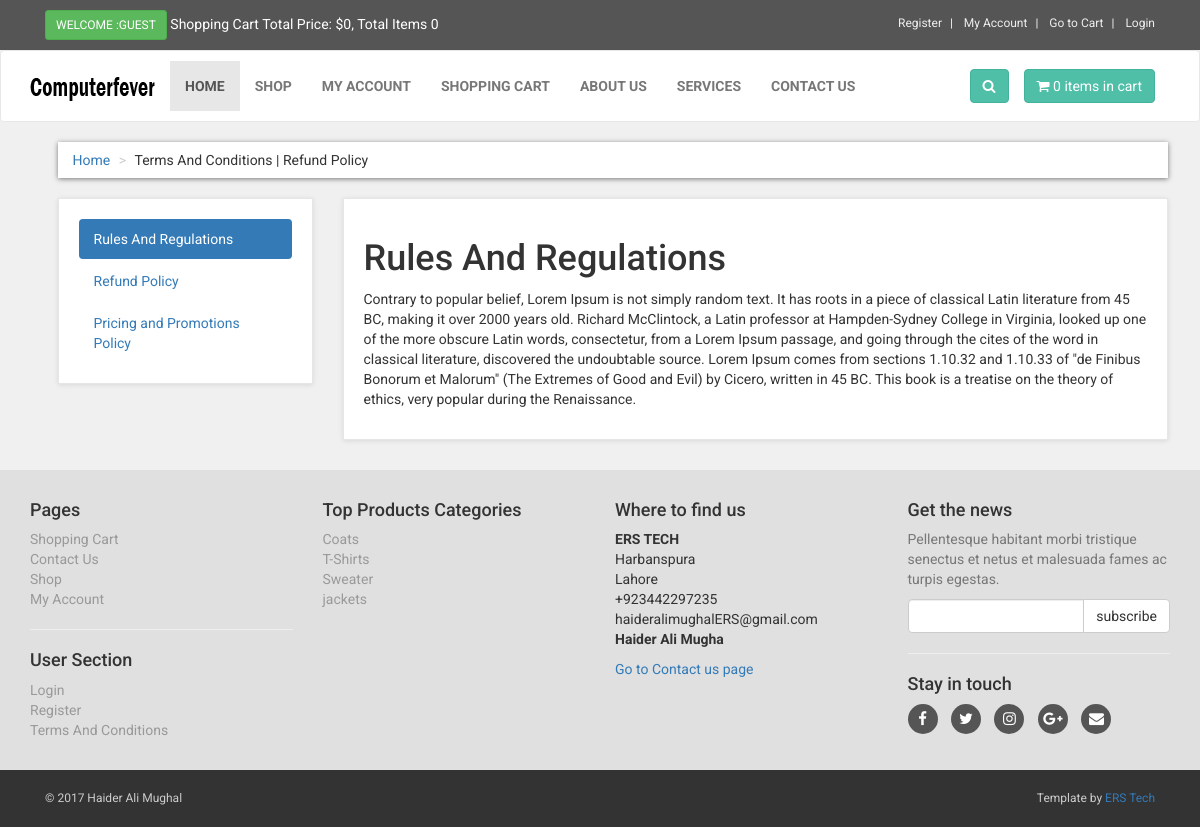
Page /terms.php on the committed database.
### tables this page shows
CREATE TABLE IF NOT EXISTS `terms` (
  `term_id` int(10) NOT NULL,
  `term_title` varchar(100) NOT NULL,
  `term_link` varchar(100) NOT NULL,
  `term_desc` text NOT NULL
);

CREATE TABLE IF NOT EXISTS `product_categories` (
  `p_cat_id` int(10) NOT NULL,
  `p_cat_title` text NOT NULL,
  `p_cat_top` text NOT NULL,
  `p_cat_image` text NOT NULL
);

### terms.php (the view, shortened to what this page needs)
<?php
include("includes/db.php");
include("functions/functions.php");
?>
<!DOCTYPE html>
<html>
<head>
<link href="styles/bootstrap.min.css" rel="stylesheet">
<link href="styles/style.css" rel="stylesheet">
<link href="font-awesome/css/font-awesome.min.css" rel="stylesheet">
</head>
<body>
<div id="top">
<div class="container">
<div class="col-md-6 offer">
<a href="#" class="btn btn-success btn-sm" >
<?php
if(!isset($_SESSION['customer_email'])){
echo "Welcome :Guest";
}else{
echo "Welcome : " . $_SESSION['customer_email'] . "";
}
?>
</a>
<a href="#">
Shopping Cart Total Price: <?php total_price(); ?>, Total Items <?php items(); ?>
</a>
</div>
<div class="col-md-6">
<ul class="menu">
<li>
<a href="customer_register.php">
Register
</a>
</li>
<li>
<?php
if(!isset($_SESSION['customer_email'])){
echo "<a href='checkout.php' >My Account</a>";
}
else{
echo "<a href='customer/my_account.php?my_orders'>My Account</a>";
}
?>
</li>
<li>
<a href="cart.php">
Go to Cart
</a>
</li>
<li>
<?php
if(!isset($_SESSION['customer_email'])){
echo "<a href='checkout.php'> Login </a>";
}else {
echo "<a href='logout.php'> Logout </a>";
}
?>
</li>
</ul>
</div>
</div>
</div>
<div class="navbar navbar-default" id="navbar">
<div class="container" >
<div class="navbar-header">
<a class="navbar-brand home" href="index.php" >
<img src="images/logo.png" alt="computerfever logo" class="hidden-xs" >
</a>
</div>
<div class="navbar-collapse collapse" id="navigation" >
<div class="padding-nav" >
<ul class="nav navbar-nav navbar-left">
<li class="active">
<a href="index.php"> Home </a>
</li>
<li>
<a href="shop.php"> Shop </a>
</li>
<li>
<?php
if(!isset($_SESSION['customer_email'])){
echo "<a href='checkout.php' >My Account</a>";
}
else{
echo "<a href='customer/my_account.php?my_orders'>My Account</a>";
}
?>
</li>
<li>
<a href="cart.php"> Shopping Cart </a>
</li>
<li>
<a href="about.php"> About Us </a>
</li>
<li>
<a href="services.php"> Services </a>
</li>
<li>
<a href="contact.php"> Contact Us </a>
</li>
</ul>
</div>
<a class="btn btn-primary navbar-btn right" href="cart.php">
<i class="fa fa-shopping-cart"></i>
<span> <?php items(); ?> items in cart </span>
</a>
<div class="navbar-collapse collapse right">
<button class="btn navbar-btn btn-primary" type="button" data-toggle="collapse" data-target="#search">
<i class="fa fa-search"></i>
</button>
</div>
</div>
</div>
</div>
<div id="content">
<div class="container">
<div class="col-md-12">
<ul class="breadcrumb">
<li> <a href="index.php">Home</a> </li>
<li>Terms And Conditions | Refund Policy</li>
</ul>
</div>
<div class="col-md-3">
<div class="box">
<ul class="nav nav-pills nav-stacked">
<?php
$get_terms = "select * from terms LIMIT 0,1";
$run_terms = mysqli_query($con,$get_terms);
while($row_terms = mysqli_fetch_array($run_terms)){
$term_title = $row_terms['term_title'];
$term_link = $row_terms['term_link'];
?>
<li class="active">
<a data-toggle="pill" href="#<?php echo $term_link; ?>">
<?php echo $term_title; ?>
</a>
</li>
<?php } ?>
<?php
$count_terms = "select * from terms";
$run_count = mysqli_query($con,$count_terms);
$count = mysqli_num_rows($run_count);
$get_terms = "select * from terms LIMIT 1,$count";
$run_terms = mysqli_query($con,$get_terms);
while($row_terms = mysqli_fetch_array($run_terms)){
$term_title = $row_terms['term_title'];
$term_link = $row_terms['term_link'];
?>
<li>
<a data-toggle="pill" href="#<?php echo $term_link; ?>">
<?php echo $term_title; ?>
</a>
</li>
<?php } ?>
</ul>
</div>
</div>
<div class="col-md-9">
<div class="box">
<div class="tab-content" >
<?php
$get_terms = "select * from terms LIMIT 0,1";
$run_terms = mysqli_query($con,$get_terms);
while($row_terms = mysqli_fetch_array($run_terms)){
$term_title = $row_terms['term_title'];
$term_desc = $row_terms['term_desc'];
$term_link = $row_terms['term_link'];
?>
<div id="<?php echo $term_link; ?>" class="tab-pane fade in active" >
<h1> <?php echo $term_title; ?>  </h1>
<p> <?php echo $term_desc; ?> </p>
</div>
<?php } ?>
</div>
</div>
</div>
</div>
</div>
<?php
include("includes/footer.php");
?>
</body>
</html>

### includes/footer.php (shortened to what this page needs)
<div id="footer">
<div class="container">
<div class="row" >
<div class="col-md-3 col-sm-6" >
<h4>Pages</h4>
<ul>
<li><a href="cart.php">Shopping Cart</a></li>
<li><a href="contact.php">Contact Us</a></li>
<li><a href="shop.php">Shop</a></li>
<li>
<?php
if(!isset($_SESSION['customer_email'])){
echo "<a href='checkout.php' >My Account</a>";
}
else{
echo "<a href='customer/my_account.php?my_orders'>My Account</a>";
}
?>
</li>
</ul>
<hr>
<h4>User Section</h4>
<ul>
<li>
<?php
if(!isset($_SESSION['customer_email'])){
echo "<a href='checkout.php' >Login</a>";
}
else{
echo "<a href='customer/my_account.php?my_orders'>My Account</a>";
}
?>
</li>
<li><a href="customer_register.php">Register</a></li>
<li><a href="terms.php">Terms And Conditions </a></li>
</ul>
</div>
<div class="col-md-3 col-sm-6">
<h4> Top Products Categories </h4>
<ul>
<?php
$get_p_cats = "select * from product_categories";
$run_p_cats = mysqli_query($con,$get_p_cats);
while($row_p_cats = mysqli_fetch_array($run_p_cats)){
$p_cat_id = $row_p_cats['p_cat_id'];
$p_cat_title = $row_p_cats['p_cat_title'];
echo "<li> <a href='shop.php?p_cat=$p_cat_id'> $p_cat_title </a> </li>";
}
?>
</ul>
</div>
<div class="col-md-3 col-sm-6">
<h4>Where to find us</h4>
<p>
<strong>ERS TECH</strong>
<br>Harbanspura
<br>Lahore
<br>+923442297235
<br>haideralimughalERS@gmail.com
<br>
<strong>Haider Ali Mugha</strong>
</p>
<a href="contact.php">Go to Contact us page</a>
</div>
<div class="col-md-3 col-sm-6">
<h4>Get the news</h4>
<p class="text-muted">
Pellentesque habitant morbi tristique senectus et netus et malesuada fames ac turpis egestas.
</p>
<form action="https://feedburner.google.com/fb/a/mailverify" method="post" target="popupwindow" onsubmit="window.open('https://feedburner.google.com/fb/a/mailverify?uri=computerfever', 'popupwindow', 'scrollbars=yes,width=550,height=520');return true">
<div class="input-group">
<input type="text" class="form-control" name="email">
<span class="input-group-btn">
<input type="submit" value="subscribe" class="btn btn-default">
</span>
</div>
</form>
<hr>
<h4> Stay in touch </h4>
<p class="social">
<a href="https://web.facebook.com/ERSTechnology/"><i class="fa fa-facebook"></i></a>
<a href="#"><i class="fa fa-twitter"></i></a>
<a href="#"><i class="fa fa-instagram"></i></a>
<a href="#"><i class="fa fa-google-plus"></i></a>
<a href="#"><i class="fa fa-envelope"></i></a>
</p>
</div>
</div>
</div>
</div>
<div id="copyright">
<div class="container" >
<div class="col-md-6" >
<p class="pull-left"> &copy; 2017 Haider Ali Mughal</p>
</div>
<div class="col-md-6" >
<p class="pull-right" >
Template by <a href="http://www.erstechno.com" >ERS Tech</a>
</p>
</div>
</div>
</div>

### styles/style.css (style rules this page uses)
body { font-family: "Roboto", Helvetica, Arial, sans-serif; font-size: 14px; line-height: 1.42857143; color: #333333; background-color: #f0f0f0; overflow-x: hidden; }
#top { background: #555555; padding: 10px 0; }
#top .offer { color: #fff; }
#top .offer .btn { text-transform: uppercase; }
#top a { color: #fff; }
#top ul.menu { padding-top: 5px; margin: 0; text-align: right; font-size: 12px; list-style: none; }
#top ul.menu > li { display: inline-block; }
#top ul.menu > li a { color: #eeeeee; }
#top ul.menu > li + li:before { content: "|\00a0"; padding: 0 5px; color: #f7f7f7; }
.navbar { background:white; }
.navbar-collapse .right { float:right; }
.navbar-brand { float:left; padding: 10px 15px; font-size:18px; line-height:20px; height:70px; }
.navbar ul.nav > li > a { text-transform:uppercase; font-weight:bold; font-size:14px; }
.padding-nav { padding-top:10px; }
.btn-primary { color:rgb(255, 255, 255); background-color:rgb(79, 191, 168); border-color:rgb(65, 179, 156); }
.box { background: #fff; margin: 0 0 30px; border: solid 1px #e6e6e6; box-sizing: border-box; padding:20px; box-shadow: 0 1px 5px rgba(0, 0, 0, 0.1); }
#content { padding-left:25px; }
.breadcrumb { padding: 8px 15px; margin-bottom:20px; background-color: #ffffff; border-radius: 0; box-shadow: 0 1px 5px rgba(0, 0, 0, 0.5); }
.breadcrumb > li + li:before { content: ">\00a0"; color:#cccccc; }
#footer { background: #e0e0e0; padding: 20px 0; }
#footer ul { padding-left: 0; list-style: none; }
#footer ul a { color:#999999; padding: 20px 0; }
#footer .social { text-align: left; }
#footer .social a { margin: 0 10px 0 0; color: #fff; display: inline-block; width: 30px; height: 30px; border-radius: 15px; line-height: 30px; font-size: 15px; text-align: center; transition: all 0.2s ease-out; vertical-align: bottom; background-color:#555555; }
#copyright { background:#333; color:#ccc; padding:20px 0; font-size:12px; }
#copyright p { margin: 0; }

### rows in the picture
terms: term_title "Rules And Regulations", term_desc "Contrary to popular belief, Lorem Ipsum is not simply random text. It has roots in a piece of classical Latin literature from 45 BC, making it over 2000 years old. Richard McClintock, a Latin professor at Hampden-Sydney College in Virginia, looked up one of the more obscure Latin words, consectetur, from a Lorem Ipsum passage, and going through the cites of the word in classical literature, discovered the undoubtable source. Lorem Ipsum comes from sections 1.10.32 and 1.10.33 of \"de Finibus Bonorum et Malorum\" (The Extremes of Good and Evil) by Cicero, written in 45 BC. This book is a treatise on the theory of ethics, very popular during the Renaissance."
terms: term_title "Refund Policy"
terms: term_title "Pricing and Promotions Policy"
product_categories: p_cat_title "Coats"
product_categories: p_cat_title "T-Shirts"
product_categories: p_cat_title "Sweater"
product_categories: p_cat_title "jackets"

### other values in the picture
$total "0"
$count_items "0 0"
